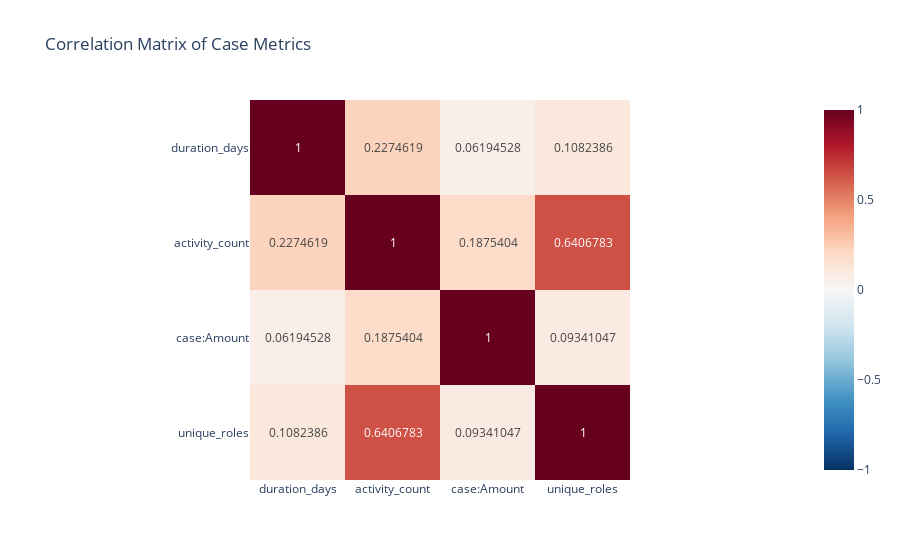

Notebook cell for this chart:
### Code cell
# 7. Correlation Matrix
# ===================

print("\n--- Correlation Analysis ---")

# Calculate correlation matrix for case metrics
corr_metrics = ['duration_days', 'activity_count', 'case:Amount', 'unique_roles']
correlation_matrix = case_data[corr_metrics].corr()

print("\nCorrelation Matrix:")
print(correlation_matrix)

# Visualize correlation matrix
fig = px.imshow(
    correlation_matrix,
    text_auto=True,
    color_continuous_scale='RdBu_r',
    title='Correlation Matrix of Case Metrics',
    zmin=-1,
    zmax=1
)
fig.show()

### Figure 1 — Plotly figure (JSON) as saved in the notebook; plotly's stock layout.template omitted (floating-point values rounded to 4 significant figures)
{"data": [{"coloraxis": "coloraxis", "hovertemplate": "x: %{x}<br>y: %{y}<br>color: %{z}<extra></extra>", "name": "0", "texttemplate": "%{z}", "type": "heatmap", "x": ["duration_days", "activity_count", "case:Amount", "unique_roles"], "xaxis": "x", "y": ["duration_days", "activity_count", "case:Amount", "unique_roles"], "yaxis": "y", "z": [[1.0, 0.2275, 0.06195, 0.1082], [0.2275, 1.0, 0.1875, 0.6407], [0.06195, 0.1875, 1.0, 0.09341], [0.1082, 0.6407, 0.09341, 1.0]]}], "layout": {"coloraxis": {"cmax": 1, "cmin": -1, "colorscale": [[0, "rgb(5,48,97)"], [0.1, "rgb(33,102,172)"], [0.2, "rgb(67,147,195)"], [0.3, "rgb(146,197,222)"], [0.4, "rgb(209,229,240)"], [0.5, "rgb(247,247,247)"], [0.6, "rgb(253,219,199)"], [0.7, "rgb(244,165,130)"], [0.8, "rgb(214,96,77)"], [0.9, "rgb(178,24,43)"], [1, "rgb(103,0,31)"]]}, "title": {"text": "Correlation Matrix of Case Metrics"}, "xaxis": {"anchor": "y", "constrain": "domain", "domain": [0, 1], "scaleanchor": "y"}, "yaxis": {"anchor": "x", "autorange": "reversed", "constrain": "domain", "domain": [0, 1]}}}
